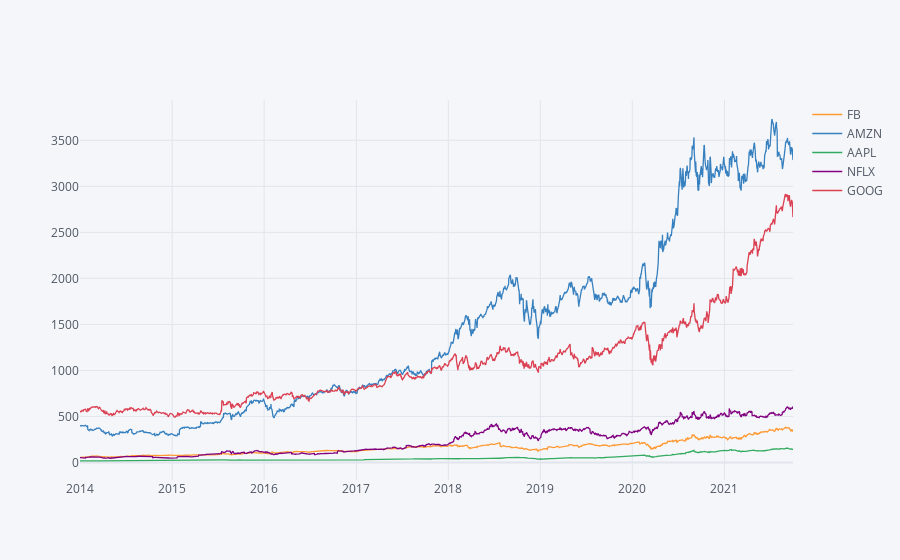

Notebook cell for this chart:
### Code cell
plot_stocks(df_stock=df,names=labels)

### Figure 1 — Plotly figure (JSON) as saved in the notebook; plotly's stock layout.template omitted (floating-point values rounded to 4 significant figures; data arrays with more than 128 entries replaced by an {"elided": "..."} marker saying what was removed)
{"data": [{"line": {"color": "rgba(255, 153, 51, 1.0)", "dash": "solid", "shape": "linear", "width": 1.3}, "mode": "lines", "name": "FB", "text": "", "type": "scatter", "x": {"elided": "1952 str values"}, "y": {"elided": "1952 float values"}}, {"line": {"color": "rgba(55, 128, 191, 1.0)", "dash": "solid", "shape": "linear", "width": 1.3}, "mode": "lines", "name": "AMZN", "text": "", "type": "scatter", "x": {"elided": "1952 str values"}, "y": {"elided": "1952 float values"}}, {"line": {"color": "rgba(50, 171, 96, 1.0)", "dash": "solid", "shape": "linear", "width": 1.3}, "mode": "lines", "name": "AAPL", "text": "", "type": "scatter", "x": {"elided": "1952 str values"}, "y": {"elided": "1952 float values"}}, {"line": {"color": "rgba(128, 0, 128, 1.0)", "dash": "solid", "shape": "linear", "width": 1.3}, "mode": "lines", "name": "NFLX", "text": "", "type": "scatter", "x": {"elided": "1952 str values"}, "y": {"elided": "1952 float values"}}, {"line": {"color": "rgba(219, 64, 82, 1.0)", "dash": "solid", "shape": "linear", "width": 1.3}, "mode": "lines", "name": "GOOG", "text": "", "type": "scatter", "x": {"elided": "1952 str values"}, "y": {"elided": "1952 float values"}}], "layout": {"legend": {"bgcolor": "#F5F6F9", "font": {"color": "#4D5663"}}, "paper_bgcolor": "#F5F6F9", "plot_bgcolor": "#F5F6F9", "title": {"font": {"color": "#4D5663"}}, "xaxis": {"gridcolor": "#E1E5ED", "showgrid": true, "tickfont": {"color": "#4D5663"}, "title": {"font": {"color": "#4D5663"}, "text": ""}, "zerolinecolor": "#E1E5ED"}, "yaxis": {"gridcolor": "#E1E5ED", "showgrid": true, "tickfont": {"color": "#4D5663"}, "title": {"font": {"color": "#4D5663"}, "text": ""}, "zerolinecolor": "#E1E5ED"}}}
